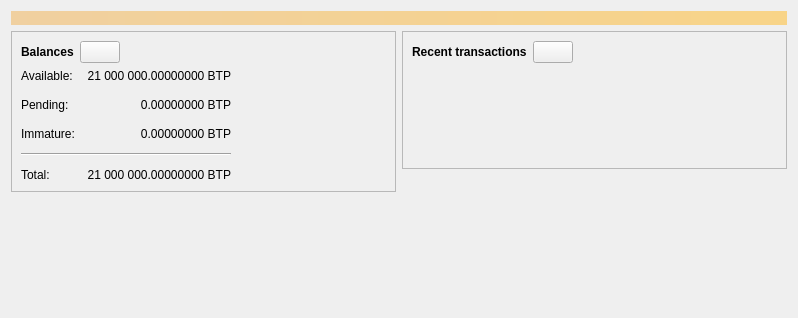
<?xml version="1.0" encoding="UTF-8"?>
<ui version="4.0">
 <class>OverviewPage</class>
 <widget class="QWidget" name="OverviewPage">
  <property name="geometry">
   <rect>
    <x>0</x>
    <y>0</y>
    <width>798</width>
    <height>318</height>
   </rect>
  </property>
  <property name="windowTitle">
   <string>Form</string>
  </property>
  <layout class="QVBoxLayout" name="topLayout">
   <item>
    <widget class="QLabel" name="labelAlerts">
     <property name="visible">
      <bool>false</bool>
     </property>
     <property name="styleSheet">
      <string notr="true">QLabel { background-color: qlineargradient(x1: 0, y1: 0, x2: 1, y2: 0, stop:0 #F0D0A0, stop:1 #F8D488); color:#000000; }</string>
     </property>
     <property name="wordWrap">
      <bool>true</bool>
     </property>
     <property name="margin">
      <number>3</number>
     </property>
     <property name="textInteractionFlags">
      <set>Qt::TextSelectableByMouse</set>
     </property>
    </widget>
   </item>
   <item>
    <layout class="QHBoxLayout" name="horizontalLayout" stretch="1,1">
     <item>
      <layout class="QVBoxLayout" name="verticalLayout_2">
       <item>
        <widget class="QFrame" name="frame">
         <property name="frameShape">
          <enum>QFrame::StyledPanel</enum>
         </property>
         <property name="frameShadow">
          <enum>QFrame::Raised</enum>
         </property>
         <layout class="QVBoxLayout" name="verticalLayout_4">
          <item>
           <layout class="QHBoxLayout" name="horizontalLayout_4">
            <item>
             <widget class="QLabel" name="label_5">
              <property name="font">
               <font>
                <weight>75</weight>
                <bold>true</bold>
               </font>
              </property>
              <property name="text">
               <string>Balances</string>
              </property>
             </widget>
            </item>
            <item>
             <widget class="QPushButton" name="labelWalletStatus">
              <property name="enabled">
               <bool>true</bool>
              </property>
              <property name="maximumSize">
               <size>
                <width>45</width>
                <height>16777215</height>
               </size>
              </property>
              <property name="toolTip">
               <string>The displayed information may be out of date. Your wallet automatically synchronizes with the Bitplus network after a connection is established, but this process has not completed yet.</string>
              </property>
              <property name="text">
               <string/>
              </property>
              <property name="icon">
               <iconset resource="../bitplus.qrc">
                <normaloff>:/icons/warning</normaloff>
                <disabledoff>:/icons/warning</disabledoff>:/icons/warning</iconset>
              </property>
              <property name="iconSize">
               <size>
                <width>24</width>
                <height>24</height>
               </size>
              </property>
             </widget>
            </item>
            <item>
             <spacer name="horizontalSpacer_3">
              <property name="orientation">
               <enum>Qt::Horizontal</enum>
              </property>
              <property name="sizeHint" stdset="0">
               <size>
                <width>40</width>
                <height>20</height>
               </size>
              </property>
             </spacer>
            </item>
           </layout>
          </item>
          <item>
           <layout class="QGridLayout" name="gridLayout">
            <property name="spacing">
             <number>12</number>
            </property>
            <item row="1" column="1">
             <widget class="QLabel" name="labelUnconfirmed">
              <property name="cursor">
               <cursorShape>IBeamCursor</cursorShape>
              </property>
              <property name="toolTip">
               <string>Total of transactions that have yet to be confirmed, and do not yet count toward the spendable balance</string>
              </property>
              <property name="text">
               <string notr="true">0.00000000 BTP</string>
              </property>
              <property name="alignment">
               <set>Qt::AlignRight|Qt::AlignTrailing|Qt::AlignVCenter</set>
              </property>
              <property name="textInteractionFlags">
               <set>Qt::LinksAccessibleByMouse|Qt::TextSelectableByKeyboard|Qt::TextSelectableByMouse</set>
              </property>
             </widget>
            </item>
            <item row="3" column="0" colspan="2">
             <widget class="Line" name="line">
              <property name="orientation">
               <enum>Qt::Horizontal</enum>
              </property>
             </widget>
            </item>
            <item row="4" column="0">
             <widget class="QLabel" name="labelTotalText">
              <property name="text">
               <string>Total:</string>
              </property>
             </widget>
            </item>
            <item row="2" column="1">
             <widget class="QLabel" name="labelImmature">
              <property name="cursor">
               <cursorShape>IBeamCursor</cursorShape>
              </property>
              <property name="toolTip">
               <string>Mined balance that has not yet matured</string>
              </property>
              <property name="text">
               <string notr="true">0.00000000 BTP</string>
              </property>
              <property name="alignment">
               <set>Qt::AlignRight|Qt::AlignTrailing|Qt::AlignVCenter</set>
              </property>
              <property name="textInteractionFlags">
               <set>Qt::LinksAccessibleByMouse|Qt::TextSelectableByKeyboard|Qt::TextSelectableByMouse</set>
              </property>
             </widget>
            </item>
            <item row="1" column="2">
             <spacer name="horizontalSpacer_2">
              <property name="orientation">
               <enum>Qt::Horizontal</enum>
              </property>
              <property name="sizeHint" stdset="0">
               <size>
                <width>40</width>
                <height>20</height>
               </size>
              </property>
             </spacer>
            </item>
            <item row="2" column="0">
             <widget class="QLabel" name="labelImmatureText">
              <property name="text">
               <string>Immature:</string>
              </property>
             </widget>
            </item>
            <item row="4" column="1">
             <widget class="QLabel" name="labelTotal">
              <property name="cursor">
               <cursorShape>IBeamCursor</cursorShape>
              </property>
              <property name="toolTip">
               <string>Your current total balance</string>
              </property>
              <property name="text">
               <string notr="true">21 000 000.00000000 BTP</string>
              </property>
              <property name="alignment">
               <set>Qt::AlignRight|Qt::AlignTrailing|Qt::AlignVCenter</set>
              </property>
              <property name="textInteractionFlags">
               <set>Qt::LinksAccessibleByMouse|Qt::TextSelectableByKeyboard|Qt::TextSelectableByMouse</set>
              </property>
             </widget>
            </item>
            <item row="0" column="0">
             <widget class="QLabel" name="labelBalanceText">
              <property name="text">
               <string>Available:</string>
              </property>
             </widget>
            </item>
            <item row="0" column="1">
             <widget class="QLabel" name="labelBalance">
              <property name="cursor">
               <cursorShape>IBeamCursor</cursorShape>
              </property>
              <property name="toolTip">
               <string>Your current spendable balance</string>
              </property>
              <property name="text">
               <string notr="true">21 000 000.00000000 BTP</string>
              </property>
              <property name="alignment">
               <set>Qt::AlignRight|Qt::AlignTrailing|Qt::AlignVCenter</set>
              </property>
              <property name="textInteractionFlags">
               <set>Qt::LinksAccessibleByMouse|Qt::TextSelectableByKeyboard|Qt::TextSelectableByMouse</set>
              </property>
             </widget>
            </item>
            <item row="1" column="0">
             <widget class="QLabel" name="labelPendingText">
              <property name="text">
               <string>Pending:</string>
              </property>
             </widget>
            </item>
           </layout>
          </item>
         </layout>
        </widget>
       </item>
       <item>
        <spacer name="verticalSpacer">
         <property name="orientation">
          <enum>Qt::Vertical</enum>
         </property>
         <property name="sizeHint" stdset="0">
          <size>
           <width>20</width>
           <height>40</height>
          </size>
         </property>
        </spacer>
       </item>
      </layout>
     </item>
     <item>
      <layout class="QVBoxLayout" name="verticalLayout_3">
       <item>
        <widget class="QFrame" name="frame_2">
         <property name="frameShape">
          <enum>QFrame::StyledPanel</enum>
         </property>
         <property name="frameShadow">
          <enum>QFrame::Raised</enum>
         </property>
         <layout class="QVBoxLayout" name="verticalLayout">
          <item>
           <layout class="QHBoxLayout" name="horizontalLayout_2">
            <item>
             <widget class="QLabel" name="label_4">
              <property name="font">
               <font>
                <weight>75</weight>
                <bold>true</bold>
               </font>
              </property>
              <property name="text">
               <string>Recent transactions</string>
              </property>
             </widget>
            </item>
            <item>
             <widget class="QPushButton" name="labelTransactionsStatus">
              <property name="enabled">
               <bool>true</bool>
              </property>
              <property name="maximumSize">
               <size>
                <width>45</width>
                <height>16777215</height>
               </size>
              </property>
              <property name="toolTip">
               <string>The displayed information may be out of date. Your wallet automatically synchronizes with the Bitplus network after a connection is established, but this process has not completed yet.</string>
              </property>
              <property name="text">
               <string/>
              </property>
              <property name="icon">
               <iconset resource="../bitplus.qrc">
                <normaloff>:/icons/warning</normaloff>
                <disabledoff>:/icons/warning</disabledoff>:/icons/warning</iconset>
              </property>
              <property name="iconSize">
               <size>
                <width>24</width>
                <height>24</height>
               </size>
              </property>
             </widget>
            </item>
            <item>
             <spacer name="horizontalSpacer">
              <property name="orientation">
               <enum>Qt::Horizontal</enum>
              </property>
              <property name="sizeHint" stdset="0">
               <size>
                <width>40</width>
                <height>20</height>
               </size>
              </property>
             </spacer>
            </item>
           </layout>
          </item>
          <item>
           <widget class="TransactionOverviewWidget" name="listTransactions">
            <property name="styleSheet">
             <string notr="true">QListView { background: transparent; }</string>
            </property>
            <property name="frameShape">
             <enum>QFrame::NoFrame</enum>
            </property>
            <property name="verticalScrollBarPolicy">
             <enum>Qt::ScrollBarAlwaysOff</enum>
            </property>
            <property name="horizontalScrollBarPolicy">
             <enum>Qt::ScrollBarAlwaysOff</enum>
            </property>
            <property name="sizeAdjustPolicy">
             <enum>QAbstractScrollArea::AdjustToContents</enum>
            </property>
            <property name="selectionMode">
             <enum>QAbstractItemView::NoSelection</enum>
            </property>
            <property name="uniformItemSizes">
             <bool>true</bool>
            </property>
           </widget>
          </item>
         </layout>
        </widget>
       </item>
       <item>
        <spacer name="verticalSpacer_2">
         <property name="orientation">
          <enum>Qt::Vertical</enum>
         </property>
         <property name="sizeHint" stdset="0">
          <size>
           <width>20</width>
           <height>40</height>
          </size>
         </property>
        </spacer>
       </item>
      </layout>
     </item>
    </layout>
   </item>
  </layout>
 </widget>
 <customwidgets>
  <customwidget>
   <class>TransactionOverviewWidget</class>
   <extends>QListView</extends>
   <header>qt/transactionoverviewwidget.h</header>
  </customwidget>
 </customwidgets>
 <resources/>
 <connections/>
</ui>
